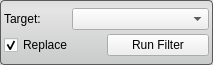
<?xml version="1.0" encoding="UTF-8"?>
<ui version="4.0">
 <class>GradientMagnitudeFilterInterface</class>
 <widget class="QWidget" name="GradientMagnitudeFilterInterface">
  <property name="geometry">
   <rect>
    <x>0</x>
    <y>0</y>
    <width>213</width>
    <height>65</height>
   </rect>
  </property>
  <property name="sizePolicy">
   <sizepolicy hsizetype="Expanding" vsizetype="Fixed">
    <horstretch>0</horstretch>
    <verstretch>0</verstretch>
   </sizepolicy>
  </property>
  <property name="minimumSize">
   <size>
    <width>213</width>
    <height>65</height>
   </size>
  </property>
  <property name="maximumSize">
   <size>
    <width>16777215</width>
    <height>65</height>
   </size>
  </property>
  <property name="windowTitle">
   <string>Form</string>
  </property>
  <property name="styleSheet">
   <string notr="true">QWidget#GradientMagnitudeFilterInterface{
	border-radius: 4px;
	border: 1px solid rgb(90, 90, 90);
	background-color: qlineargradient(spread:pad, x1:0.5, y1:0, x2:0.5, y2:0.960227, stop:0 rgba(221, 221, 221, 255), stop:0.155779 rgba(228, 228, 228, 255), stop:1 rgba(202, 204, 204, 255));      
}</string>
  </property>
  <layout class="QVBoxLayout" name="verticalLayout">
   <property name="spacing">
    <number>0</number>
   </property>
   <property name="margin">
    <number>4</number>
   </property>
   <item>
    <layout class="QHBoxLayout" name="activeHLayout" stretch="1,2">
     <property name="spacing">
      <number>0</number>
     </property>
     <item>
      <widget class="QLabel" name="activeLabel">
       <property name="sizePolicy">
        <sizepolicy hsizetype="Expanding" vsizetype="Preferred">
         <horstretch>0</horstretch>
         <verstretch>0</verstretch>
        </sizepolicy>
       </property>
       <property name="text">
        <string>Target:</string>
       </property>
      </widget>
     </item>
     <item>
      <widget class="QComboBox" name="targetComboBox">
       <property name="sizePolicy">
        <sizepolicy hsizetype="Expanding" vsizetype="Fixed">
         <horstretch>0</horstretch>
         <verstretch>0</verstretch>
        </sizepolicy>
       </property>
      </widget>
     </item>
    </layout>
   </item>
   <item>
    <layout class="QHBoxLayout" name="replaceRunLayout">
     <item>
      <widget class="QCheckBox" name="replaceCheckBox">
       <property name="sizePolicy">
        <sizepolicy hsizetype="Expanding" vsizetype="Fixed">
         <horstretch>0</horstretch>
         <verstretch>0</verstretch>
        </sizepolicy>
       </property>
       <property name="text">
        <string>Replace</string>
       </property>
       <property name="checked">
        <bool>true</bool>
       </property>
      </widget>
     </item>
     <item>
      <widget class="QPushButton" name="runButton">
       <property name="sizePolicy">
        <sizepolicy hsizetype="Expanding" vsizetype="Fixed">
         <horstretch>0</horstretch>
         <verstretch>0</verstretch>
        </sizepolicy>
       </property>
       <property name="text">
        <string>Run Filter</string>
       </property>
      </widget>
     </item>
    </layout>
   </item>
  </layout>
 </widget>
 <resources/>
 <connections/>
</ui>
